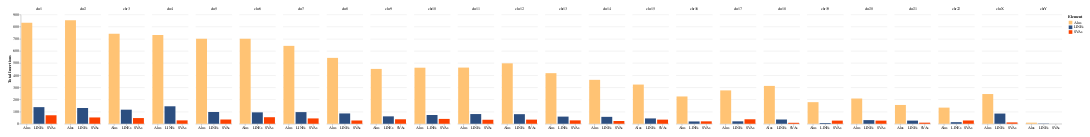

The notebook cell this image was saved under:
### Code cell
import altair as alt
sorter=chromList
sorter2=['ALUs' , 'LINEs', 'SVAs']
alt.Chart(chromDF).mark_bar().encode(

    # tell Altair which field to group columns on
    x=alt.X('Element:N', title=None),

    # tell Altair which field to use as Y values and how to calculate
    y=alt.Y('sum(Count):Q',
        axis=alt.Axis(
            grid=True,
            title='Total Insertions')),

    # tell Altair which field to use to use as the set of columns to be  represented in each group
    column=alt.Column('Chromosome:N', title=None, sort=chromList),

    # tell Altair which field to use for color segmentation 
    color=alt.Color('Element:N',
            scale=alt.Scale(
                # make it look pretty with an enjoyable color pallet
                range=['#FFC374', '#2C4E80', '#FC4100'],
            ),
        ))\
    .configure_view(
        # remove grid lines around column clusters
        strokeOpacity=0    
    ).properties(
    width=100,
    padding={"left": 20, "top": 20, "right": 20, "bottom": 20}
).configure_axisX(
    labelAngle=0  # Rotate the x-axis ticks by 45 degrees
)

### Figure 1 — Vega-Lite specification as saved in the notebook (floating-point values rounded to 4 significant figures)
{"config": {"view": {"continuousWidth": 300, "continuousHeight": 300, "strokeOpacity": 0}, "axisX": {"labelAngle": 0}}, "data": {"name": "data-a8cffcedee4f5567cd34fffa29a9266f"}, "mark": {"type": "bar"}, "encoding": {"color": {"field": "Element", "scale": {"range": ["#FFC374", "#2C4E80", "#FC4100"]}, "type": "nominal"}, "column": {"field": "Chromosome", "sort": ["chr1", "chr2", "chr3", "chr4", "chr5", "chr6", "chr7", "chr8", "chr9", "chr10", "chr11", "chr12", "chr13", "chr14", "chr15", "chr16", "chr17", "chr18", "chr19", "chr20", "chr21", "chr22", "chrX", "chrY"], "title": null, "type": "nominal"}, "x": {"field": "Element", "title": null, "type": "nominal"}, "y": {"aggregate": "sum", "axis": {"grid": true, "title": "Total Insertions"}, "field": "Count", "type": "quantitative"}}, "padding": {"left": 20, "top": 20, "right": 20, "bottom": 20}, "width": 100, "$schema": "https://vega.github.io/schema/vega-lite/v5.17.0.json", "datasets": {"data-a8cffcedee4f5567cd34fffa29a9266f": [{"Chromosome": "chr1", "Count": 832, "Element": "Alus"}, {"Chromosome": "chr1", "Count": 137, "Element": "LINEs"}, {"Chromosome": "chr1", "Count": 70, "Element": "SVAs"}, {"Chromosome": "chr2", "Count": 853, "Element": "Alus"}, {"Chromosome": "chr2", "Count": 130, "Element": "LINEs"}, {"Chromosome": "chr2", "Count": 52, "Element": "SVAs"}, {"Chromosome": "chr3", "Count": 741, "Element": "Alus"}, {"Chromosome": "chr3", "Count": 116, "Element": "LINEs"}, {"Chromosome": "chr3", "Count": 47, "Element": "SVAs"}, {"Chromosome": "chr4", "Count": 731, "Element": "Alus"}, {"Chromosome": "chr4", "Count": 144, "Element": "LINEs"}, {"Chromosome": "chr4", "Count": 28, "Element": "SVAs"}, {"Chromosome": "chr5", "Count": 700, "Element": "Alus"}, {"Chromosome": "chr5", "Count": 97, "Element": "LINEs"}, {"Chromosome": "chr5", "Count": 35, "Element": "SVAs"}, {"Chromosome": "chr6", "Count": 700, "Element": "Alus"}, {"Chromosome": "chr6", "Count": 94, "Element": "LINEs"}, {"Chromosome": "chr6", "Count": 54, "Element": "SVAs"}, {"Chromosome": "chr7", "Count": 642, "Element": "Alus"}, {"Chromosome": "chr7", "Count": 96, "Element": "LINEs"}, {"Chromosome": "chr7", "Count": 44, "Element": "SVAs"}, {"Chromosome": "chr8", "Count": 543, "Element": "Alus"}, {"Chromosome": "chr8", "Count": 85, "Element": "LINEs"}, {"Chromosome": "chr8", "Count": 27, "Element": "SVAs"}, {"Chromosome": "chr9", "Count": 452, "Element": "Alus"}, {"Chromosome": "chr9", "Count": 61, "Element": "LINEs"}, {"Chromosome": "chr9", "Count": 37, "Element": "SVAs"}, {"Chromosome": "chr10", "Count": 462, "Element": "Alus"}, {"Chromosome": "chr10", "Count": 72, "Element": "LINEs"}, {"Chromosome": "chr10", "Count": 40, "Element": "SVAs"}, {"Chromosome": "chr11", "Count": 463, "Element": "Alus"}, {"Chromosome": "chr11", "Count": 80, "Element": "LINEs"}, {"Chromosome": "chr11", "Count": 33, "Element": "SVAs"}, {"Chromosome": "chr12", "Count": 498, "Element": "Alus"}, {"Chromosome": "chr12", "Count": 79, "Element": "LINEs"}, {"Chromosome": "chr12", "Count": 34, "Element": "SVAs"}, {"Chromosome": "chr13", "Count": 417, "Element": "Alus"}, {"Chromosome": "chr13", "Count": 59, "Element": "LINEs"}, {"Chromosome": "chr13", "Count": 28, "Element": "SVAs"}, {"Chromosome": "chr14", "Count": 362, "Element": "Alus"}, {"Chromosome": "chr14", "Count": 57, "Element": "LINEs"}, {"Chromosome": "chr14", "Count": 23, "Element": "SVAs"}, {"Chromosome": "chr15", "Count": 323, "Element": "Alus"}, {"Chromosome": "chr15", "Count": 44, "Element": "LINEs"}, {"Chromosome": "chr15", "Count": 34, "Element": "SVAs"}, {"Chromosome": "chr16", "Count": 225, "Element": "Alus"}, {"Chromosome": "chr16", "Count": 19, "Element": "LINEs"}, {"Chromosome": "chr16", "Count": 20, "Element": "SVAs"}, {"Chromosome": "chr17", "Count": 275, "Element": "Alus"}, {"Chromosome": "chr17", "Count": 20, "Element": "LINEs"}, {"Chromosome": "chr17", "Count": 37, "Element": "SVAs"}, {"Chromosome": "chr18", "Count": 312, "Element": "Alus"}, {"Chromosome": "chr18", "Count": 35, "Element": "LINEs"}, {"Chromosome": "chr18", "Count": 8, "Element": "SVAs"}, {"Chromosome": "chr19", "Count": 178, "Element": "Alus"}, {"Chromosome": "chr19", "Count": 6, "Element": "LINEs"}, {"Chromosome": "chr19", "Count": 26, "Element": "SVAs"}, {"Chromosome": "chr20", "Count": 208, "Element": "Alus"}, {"Chromosome": "chr20", "Count": 30, "Element": "LINEs"}, {"Chromosome": "chr20", "Count": 26, "Element": "SVAs"}, {"Chromosome": "chr21", "Count": 155, "Element": "Alus"}, {"Chromosome": "chr21", "Count": 26, "Element": "LINEs"}, {"Chromosome": "chr21", "Count": 9, "Element": "SVAs"}, {"Chromosome": "chr22", "Count": 133, "Element": "Alus"}, {"Chromosome": "chr22", "Count": 13, "Element": "LINEs"}, {"Chromosome": "chr22", "Count": 27, "Element": "SVAs"}, {"Chromosome": "chrX", "Count": 245, "Element": "Alus"}, {"Chromosome": "chrX", "Count": 84, "Element": "LINEs"}, {"Chromosome": "chrX", "Count": 11, "Element": "SVAs"}, {"Chromosome": "chrY", "Count": 9, "Element": "Alus"}, {"Chromosome": "chrY", "Count": 2, "Element": "LINEs"}, {"Chromosome": "chrY", "Count": 0, "Element": "SVAs"}]}}
